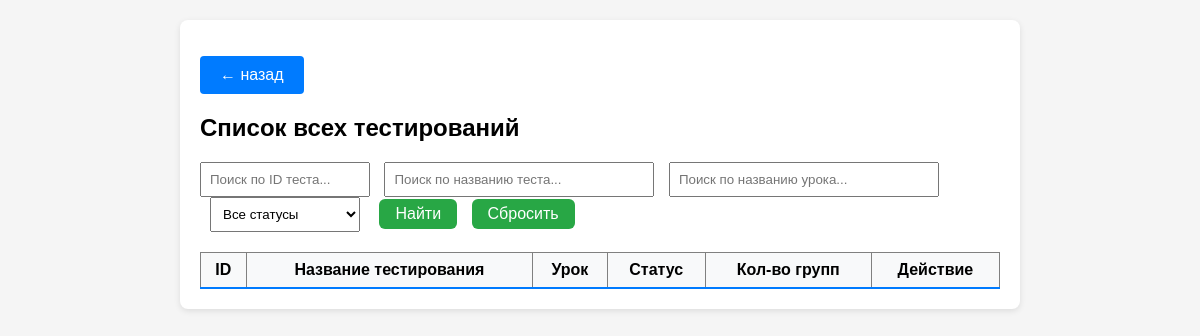
The app's page /dashboard/testing_management/testing_list (signed in), older data.
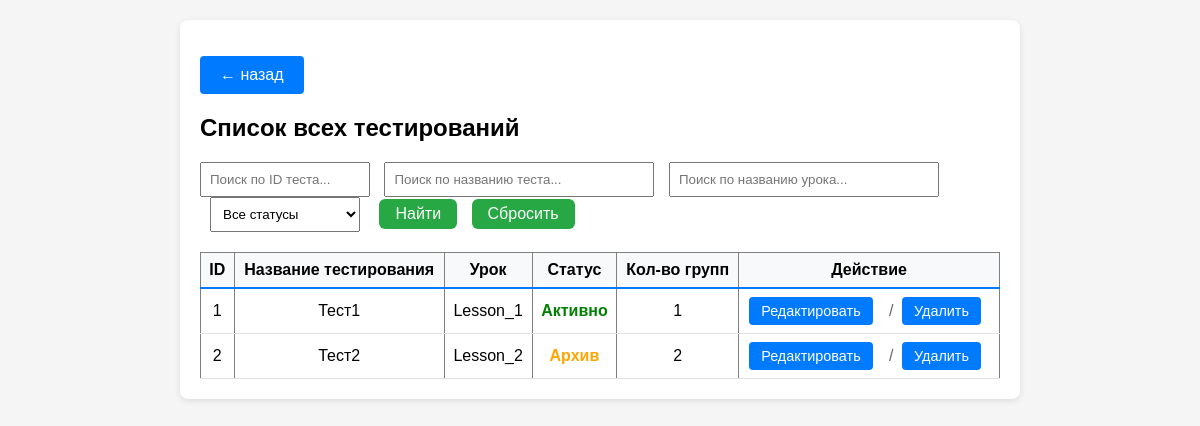
The same page, newer data.
### app.py (models this page shows, shortened)
class Testing(db.Model):
    __tablename__ = 'Testings'
    id = db.Column(db.Integer, primary_key=True)
    name = db.Column(db.String(64), unique=True, nullable=False)
    status = db.Column(db.Boolean, nullable=False)
    lesson_id = db.Column(db.Integer, nullable=False)
    group_id = db.Column(db.JSON, nullable=False)

class Lesson(db.Model):
    __tablename__ = 'Lessons'
    id = db.Column(db.Integer, primary_key=True)
    name = db.Column(db.String(64), unique=True, nullable=False)
    time = db.Column(db.Integer, nullable=False)
    price_correct = db.Column(db.Integer, default=1)
    price_wrong = db.Column(db.Integer, default=-1)
    questions = db.Column(db.JSON, nullable=False)

### app.py (the view)
@app.route('/dashboard/testing_management/testing_list')
def testing_list():
    if not check_privileges():
        return redirect(url_for('ErAuth'))
    testings = Testing.query.order_by(Testing.id).all()
    lessons = Lesson.query.order_by(Lesson.id).all()
    lessons_dict = {lesson.id: lesson for lesson in lessons}
    return render_template(mgn + 'testing_list.html', testings=testings, lessons_dict=lessons_dict)

### app.py (called while the page is built)
@login_manager.user_loader
def load_user(user_id):
    return User.query.get(int(user_id))

def check_privileges():
    curent_user = User.query.filter(
        User.username.ilike(
            session.get('curent_user')
        )
    ).first()
    print("DEBUD: curent user is",curent_user)
    print("DEBUG: curent user privileges -",curent_user.is_admin)
    if not curent_user or not curent_user.is_admin:
        return False
    else:
        return True

    def __repr__(self):
        return f'<User {self.username}>'

    @property
    def is_admin(self):
        return self.privileges

### templates/templateM/testing_list.html (shortened to what this page needs)
{% extends 'base.html' %}
{% block content %}
<p><a href="{{ url_for('testing_management') }}" class="btn">← назад</a></p>
<h2>Список всех тестирований</h2>
<div style="margin: 20px 0;">
  <input type="text" id="searchID" placeholder="Поиск по ID теста..."
         style="padding: 8px; width: 150px;">
  <input type="text" id="searchName" placeholder="Поиск по названию теста..."
         style="padding: 8px; width: 250px; margin-left: 10px;">
  <input type="text" id="searchLesson" placeholder="Поиск по названию урока..."
         style="padding: 8px; width: 250px; margin-left: 10px;">
  <select id="searchStatus" style="padding: 8px; width: 150px; margin-left: 10px;">
    <option value="">Все статусы</option>
  </select>
  <button type="button" onclick="searchTable()" style="padding: 6px 16px; margin-left: 15px;">
    Найти
  </button>
  <button type="button" onclick="clearSearch()" style="padding: 6px 16px; margin-left: 10px;">
    Сбросить
  </button>
</div>
<table border="1" cellpadding="5" id="testingTable">
  <thead>
    <tr>
      <th>ID</th>
      <th>Название тестирования</th>
      <th>Урок</th>
      <th>Статус</th>
      <th>Кол-во групп</th>
      <th>Действие</th>
    </tr>
  </thead>
  <tbody>
    {% for t in testings %}
    <tr class="testing_row">
      <td>{{ t.id }}</td>
      <td>{{ t.name }}</td>
      <td>
        {% set lesson = lessons_dict.get(t.lesson_id) %}
        {% if lesson %}
          {{ lesson.name }}
        {% else %}
          <span style="color: #999;">ID: {{ t.lesson_id }}</span>
        {% endif %}
      </td>
      <td>
        {% if t.status == True %}
          <span style="color: green; font-weight: bold;">Активно</span>
        {% else %}
          <span style="color: orange; font-weight: bold;">Архив</span>
        {% endif %}
      </td>
      <td>
        {% if t.group_id %}
          {% if t.group_id is string %}
            {% set groups = t.group_id|from_json %}
            {{ groups|length }}
          {% elif t.group_id is iterable %}
            {{ t.group_id|length }}
          {% else %}
            0
          {% endif %}
        {% else %}
          0
        {% endif %}
      </td>
      <td>
        <div class="actions">
            <a href="{{ url_for('testing_edit', testing_id=t.id) }}"
               class="btn btn-action">Редактировать</a>
            <span class="action-divider">/</span>
            <form action="{{ url_for('testing_delete', testing_id=t.id) }}"
                  method="post" style="display:inline;">
                <button type="submit"
                        onclick="return confirm('Удалить тестирование?')"
                        class="btn btn-action">Удалить</button>
            </form>
        </div>
      </td>
    </tr>
    {% endfor %}
  </tbody>
</table>
{% endblock %}
{% set show_footer = False %}

Row changes from the older to the newer data that the page shows:
added Testing: id "1", name "Тест1", status "Активно", group_id|length "1"
now on this page (row unchanged): Lesson: name "Lesson_1"
added Testing: id "2", name "Тест2", status "Архив", group_id|length "2"
now on this page (row unchanged): Lesson: name "Lesson_2"
